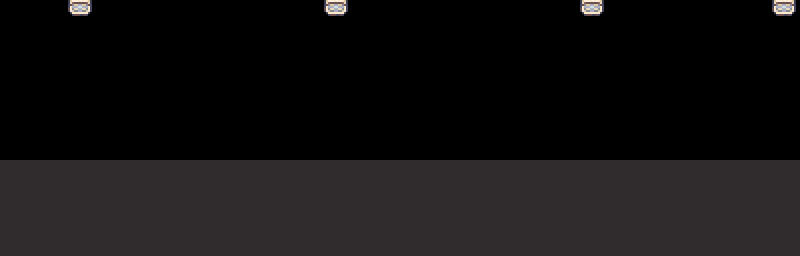

This game map was drawn from its Tiled (.tmx) file and the tilesets committed beside it. A one-line description and the full map source follow:
An orthogonal 25x8 tile map with 32x32 px tiles, 3 tile layers (wallLayer, floorLayer, ceilingLayer), 6 tilesets and 1 object (start).

<map version="1.9" tiledversion="1.9.2" orientation="orthogonal" renderorder="right-down" width="25" height="8" tilewidth="32" tileheight="32" infinite="0" nextlayerid="6" nextobjectid="2">
 <editorsettings>
  <export target="finalAlley.tmj" format="json" />
 </editorsettings>
 <tileset firstgid="1" name="Basement_32x32" tilewidth="32" tileheight="32" tilecount="800" columns="16">
  <image source="Basement_32x32.png" width="512" height="1600" />
 </tileset>
 <tileset firstgid="801" name="defimon3" tilewidth="32" tileheight="32" tilecount="848" columns="16">
  <image source="defimon3.png" width="512" height="1696" />
 </tileset>
 <tileset firstgid="1649" name="LivingRoom_32x32" tilewidth="32" tileheight="32" tilecount="720" columns="16">
  <image source="LivingRoom_32x32.png" width="512" height="1440" />
 </tileset>
 <tileset firstgid="2369" name="misc_atlas" tilewidth="32" tileheight="32" tilecount="1024" columns="32">
  <image source="misc_atlas.png" width="1024" height="1024" />
 </tileset>
 <tileset firstgid="3393" name="atlas_32x" tilewidth="32" tileheight="32" tilecount="768" columns="48">
  <image source="atlas_32x.png" width="1536" height="512" />
 </tileset>
 <tileset firstgid="4161" name="collectibles_32x32" tilewidth="32" tileheight="32" tilecount="16" columns="4">
  <image source="collectibles_32x32.png" width="128" height="128" />
  <tile id="6">
   <properties>
    <property name="light" type="bool" value="false" />
   </properties>
  </tile>
  <tile id="7">
   <properties>
    <property name="light" type="bool" value="false" />
   </properties>
  </tile>
  <tile id="10">
   <properties>
    <property name="light" type="bool" value="false" />
   </properties>
  </tile>
  <tile id="11">
   <properties>
    <property name="light" type="bool" value="false" />
   </properties>
  </tile>
  <tile id="14">
   <properties>
    <property name="light" type="bool" value="false" />
   </properties>
  </tile>
  <tile id="15">
   <properties>
    <property name="light" type="bool" value="false" />
   </properties>
  </tile>
 </tileset>
 <layer id="1" name="wallLayer" width="25" height="8">
  <data encoding="csv">
4113,4113,4113,4113,4113,4113,4113,4113,4113,4113,4113,4113,4113,4113,4113,4113,4113,4113,4113,4113,4113,4113,4113,4113,4113,
4113,4113,4113,4113,4113,4113,4113,4113,4113,4113,4113,4113,4113,4113,4113,4113,4113,4113,4113,4113,4113,4113,4113,4113,4113,
4113,4113,4113,4113,4113,4113,4113,4113,4113,4113,4113,4113,4113,4113,4113,4113,4113,4113,4113,4113,4113,4113,4113,4113,4113,
4113,4113,4113,4113,4113,4113,4113,4113,4113,4113,4113,4113,4113,4113,4113,4113,4113,4113,4113,4113,4113,4113,4113,4113,4113,
4113,4113,4113,4113,4113,4113,4113,4113,4113,4113,4113,4113,4113,4113,4113,4113,4113,4113,4113,4113,4113,4113,4113,4113,4113,
0,0,0,0,0,0,0,0,0,0,0,0,0,0,0,0,0,0,0,0,0,0,0,0,0,
0,0,0,0,0,0,0,0,0,0,0,0,0,0,0,0,0,0,0,0,0,0,0,0,0,
0,0,0,0,0,0,0,0,0,0,0,0,0,0,0,0,0,0,0,0,0,0,0,0,0
</data>
 </layer>
 <layer id="2" name="floorLayer" width="25" height="8">
  <data encoding="csv">
0,0,0,0,0,0,0,0,0,0,0,0,0,0,0,0,0,0,0,0,0,0,0,0,0,
0,0,0,0,0,0,0,0,0,0,0,0,0,0,0,0,0,0,0,0,0,0,0,0,0,
0,0,0,0,0,0,0,0,0,0,0,0,0,0,0,0,0,0,0,0,0,0,0,0,0,
0,0,0,0,0,0,0,0,0,0,0,0,0,0,0,0,0,0,0,0,0,0,0,0,0,
0,0,0,0,0,0,0,0,0,0,0,0,0,0,0,0,0,0,0,0,0,0,0,0,0,
4117,4117,4117,4117,4117,4117,4117,4117,4117,4117,4117,4117,4117,4117,4117,4117,4117,4117,4117,4117,4117,4117,4117,4117,4117,
4117,4117,4117,4117,4117,4117,4117,4117,4117,4117,4117,4117,4117,4117,4117,4117,4117,4117,4117,4117,4117,4117,4117,4117,4117,
4117,4117,4117,4117,4117,4117,4117,4117,4117,4117,4117,4117,4117,4117,4117,4117,4117,4117,4117,4117,4117,4117,4117,4117,4117
</data>
 </layer>
 <layer id="3" name="ceilingLayer" width="25" height="8">
  <data encoding="csv">
0,0,1073743696,0,0,0,0,0,0,0,1073743696,0,0,0,0,0,0,0,1073743696,0,0,0,0,0,1073743696,
0,0,0,0,0,0,0,0,0,0,0,0,0,0,0,0,0,0,0,0,0,0,0,0,0,
0,0,0,0,0,0,0,0,0,0,0,0,0,0,0,0,0,0,0,0,0,0,0,0,0,
0,0,0,0,0,0,0,0,0,0,0,0,0,0,0,0,0,0,0,0,0,0,0,0,0,
0,0,0,0,0,0,0,0,0,0,0,0,0,0,0,0,0,0,0,0,0,0,0,0,0,
0,0,0,0,0,0,0,0,0,0,0,0,0,0,0,0,0,0,0,0,0,0,0,0,0,
0,0,0,0,0,0,0,0,0,0,0,0,0,0,0,0,0,0,0,0,0,0,0,0,0,
0,0,0,0,0,0,0,0,0,0,0,0,0,0,0,0,0,0,0,0,0,0,0,0,0
</data>
 </layer>
 <objectgroup id="4" name="summonLayer">
  <object id="1" name="start" x="32" y="212">
   <point />
  </object>
 </objectgroup>
</map>
